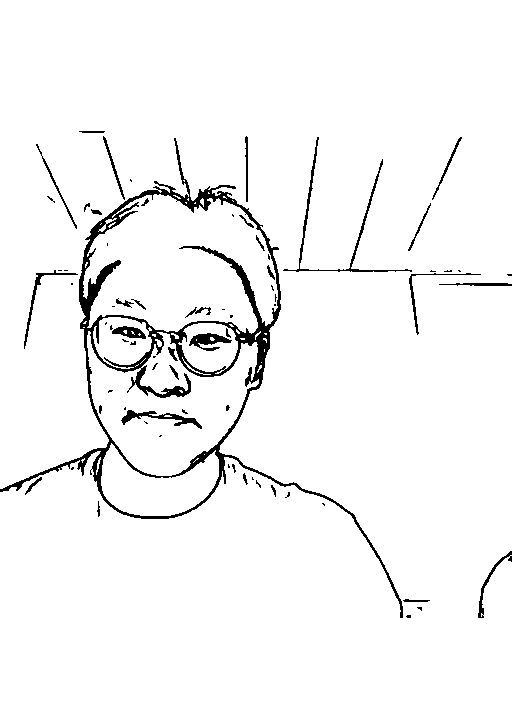
#> input picture phase1_kiosk/confirmed_outputs/latest_lineart.png, 512 x 724 px
$ python main.py
#> lines starting #> are read from the running program, lines starting #| are printed output that depends on the picture; after the words box and inside, x2 and y2 are one past the last pixel; in counts of white or black regions, pixels touching at a corner belong together
### phase3_path_planner/extractor.py
"""Phase 3: Vector path extraction from B&W line art images."""

from __future__ import annotations

from dataclasses import dataclass
import math
import time

import cv2
import numpy as np


@dataclass
class ExtractionResult:
    """Result of vector path extraction from a raster line art image."""

    width: int
    height: int
    strokes: list[list[tuple[float, float]]]
    raw_point_count: int
    simplified_point_count: int
    draw_length_px: float
    travel_length_px: float
    elapsed_sec: float
    binary_inv: np.ndarray
    skeleton: np.ndarray


def _binarize_lineart(gray: np.ndarray, threshold: int | None = None, morph_clean: bool = False) -> np.ndarray:
    """Convert grayscale line art (black lines on white bg) to binary foreground (255=line, 0=bg)."""
    if threshold is None:
        _, binary_inv = cv2.threshold(gray, 0, 255, cv2.THRESH_BINARY_INV + cv2.THRESH_OTSU)
    else:
        _, binary_inv = cv2.threshold(gray, threshold, 255, cv2.THRESH_BINARY_INV)

    if morph_clean:
        kernel = np.ones((2, 2), np.uint8)
        binary_inv = cv2.morphologyEx(binary_inv, cv2.MORPH_OPEN, kernel)
    return binary_inv


def _trace_skeleton_strokes(skeleton: np.ndarray) -> list[list[tuple[int, int]]]:
    """Trace 1-pixel-wide skeleton image into continuous (x, y) polylines without dropping junction edges."""
    skel_bin = (skeleton > 0).astype(np.uint8)
    h, w = skel_bin.shape

    ys, xs = np.where(skel_bin == 1)
    nodes = set(zip(xs.tolist(), ys.tolist()))
    if not nodes:
        return []

    dirs = ((0, -1), (1, 0), (0, 1), (-1, 0), (-1, -1), (1, -1), (1, 1), (-1, 1))
    adj: dict[tuple[int, int], list[tuple[int, int]]] = {}
    for x, y in nodes:
        nbrs: list[tuple[int, int]] = []
        for dx, dy in dirs:
            nx, ny = x + dx, y + dy
            if 0 <= nx < w and 0 <= ny < h and skel_bin[ny, nx]:
                nbrs.append((nx, ny))
        adj[(x, y)] = nbrs

    used_edges: set[tuple[tuple[int, int], tuple[int, int]]] = set()

    def make_edge(a: tuple[int, int], b: tuple[int, int]) -> tuple[tuple[int, int], tuple[int, int]]:
        return (a, b) if a <= b else (b, a)

    def walk_edge(start: tuple[int, int], nxt: tuple[int, int]) -> list[tuple[int, int]]:
        chain = [start, nxt]
        used_edges.add(make_edge(start, nxt))
        prev, cur = start, nxt
        while len(adj[cur]) == 2:
            n0, n1 = adj[cur]
            cand = n1 if n0 == prev else n0
            e = make_edge(cur, cand)
            if e in used_edges:
                break
            used_edges.add(e)
            chain.append(cand)
            prev, cur = cur, cand
            if cur == start:
                break
        return chain

    strokes: list[list[tuple[int, int]]] = []

    non_regular = sorted(
        (n for n, nbrs in adj.items() if len(nbrs) != 2),
        key=lambda n: (len(adj[n]), n[1], n[0]),
    )
    for node in non_regular:
        for nbr in adj[node]:
            if make_edge(node, nbr) not in used_edges:
                strokes.append(walk_edge(node, nbr))

    for node in sorted(nodes, key=lambda n: (n[1], n[0])):
        for nbr in adj[node]:
            if make_edge(node, nbr) not in used_edges:
                strokes.append(walk_edge(node, nbr))

    return strokes


def _extract_thick_region_contours(binary_inv: np.ndarray, min_half_width: float = 1.8) -> list[list[tuple[int, int]]]:
    """Extract contours of thick/filled regions (eyes, lips, bold hair strokes) to preserve line weight."""
    dist = cv2.distanceTransform(binary_inv, cv2.DIST_L2, 5)
    thick_seed = (dist >= min_half_width).astype(np.uint8) * 255
    if not np.any(thick_seed):
        return []

    # Expand seeds slightly to recover the boundary of thick strokes only
    kernel = cv2.getStructuringElement(cv2.MORPH_ELLIPSE, (5, 5))
    thick_mask = cv2.dilate(thick_seed, kernel, iterations=1)
    thick_region = cv2.bitwise_and(binary_inv, thick_mask)

    contours, _ = cv2.findContours(thick_region, cv2.RETR_LIST, cv2.CHAIN_APPROX_NONE)
    out: list[list[tuple[int, int]]] = []
    for cnt in contours:
        if len(cnt) < 6:
            continue
        pts = [(int(p[0][0]), int(p[0][1])) for p in cnt]
        pts.append(pts[0])
        out.append(pts)
    return out


def _polyline_length(points: list[tuple[float, float]]) -> float:
    total = 0.0
    for i in range(1, len(points)):
        total += math.hypot(points[i][0] - points[i - 1][0], points[i][1] - points[i - 1][1])
    return total


def _bridge_close_strokes(
    strokes: list[list[tuple[float, float]]],
    max_gap_px: float = 4.5,
) -> list[list[tuple[float, float]]]:
    """Merge open strokes whose endpoints are within max_gap_px to reduce fragmented gaps."""
    if max_gap_px <= 0 or len(strokes) < 2:
        return strokes

    pool = [list(s) for s in strokes]
    merged: list[list[tuple[float, float]]] = []

    while pool:
        cur = pool.pop(0)
        # Do not merge closed loops
        if len(cur) >= 3 and math.hypot(cur[0][0] - cur[-1][0], cur[0][1] - cur[-1][1]) < 1.5:
            merged.append(cur)
            continue

        changed = True
        while changed and pool:
            changed = False
            best_i = -1
            best_dist = max_gap_px
            mode = ""  # end->start, end->end, start->start, start->end

            cx0, cy0 = cur[0]
            cx1, cy1 = cur[-1]

            for i, cand in enumerate(pool):
                if len(cand) >= 3 and math.hypot(cand[0][0] - cand[-1][0], cand[0][1] - cand[-1][1]) < 1.5:
                    continue
                ax0, ay0 = cand[0]
                ax1, ay1 = cand[-1]

                checks = (
                    (math.hypot(cx1 - ax0, cy1 - ay0), "e_s"),
                    (math.hypot(cx1 - ax1, cy1 - ay1), "e_e"),
                    (math.hypot(cx0 - ax1, cy0 - ay1), "s_e"),
                    (math.hypot(cx0 - ax0, cy0 - ay0), "s_s"),
                )
                for d, m in checks:
                    if d < best_dist:
                        best_dist = d
                        best_i = i
                        mode = m

            if best_i >= 0:
                nxt = pool.pop(best_i)
                if mode == "e_s":
                    cur = cur + nxt
                elif mode == "e_e":
                    cur = cur + list(reversed(nxt))
                elif mode == "s_e":
                    cur = nxt + cur
                elif mode == "s_s":
                    cur = list(reversed(nxt)) + cur
                changed = True

        merged.append(cur)

    return merged


def _chaikin_smooth(points: list[tuple[float, float]], iterations: int = 2) -> list[tuple[float, float]]:
    """Smooth jagged pixel staircases using Chaikin's corner-cutting algorithm."""
    if iterations <= 0 or len(points) < 3:
        return points

    is_closed = math.hypot(points[0][0] - points[-1][0], points[0][1] - points[-1][1]) < 1.5
    pts = list(points[:-1]) if is_closed else list(points)

    for _ in range(iterations):
        if len(pts) < 3:
            break
        new_pts: list[tuple[float, float]] = []
        if not is_closed:
            new_pts.append(pts[0])
        n = len(pts)
        limit = n if is_closed else n - 1
        for i in range(limit):
            p0 = pts[i]
            p1 = pts[(i + 1) % n]
            q = (0.75 * p0[0] + 0.25 * p1[0], 0.75 * p0[1] + 0.25 * p1[1])
            r = (0.25 * p0[0] + 0.75 * p1[0], 0.25 * p0[1] + 0.75 * p1[1])
            new_pts.extend((q, r))
        if not is_closed:
            new_pts.append(pts[-1])
        pts = new_pts

    if is_closed and pts:
        pts.append(pts[0])
    return pts


def _simplify_and_filter(
    raw_strokes: list[list[tuple[int, int]]],
    epsilon: float,
    min_length_px: float,
    min_points: int,
    bridge_gap_px: float = 4.5,
    smooth_iterations: int = 2,
) -> tuple[list[list[tuple[float, float]]], int, int]:
    """Bridge small gaps, smooth staircases, simplify with Douglas-Peucker, and filter noise."""
    raw_count = sum(len(s) for s in raw_strokes)
    float_strokes = [[(float(x), float(y)) for x, y in s] for s in raw_strokes if len(s) >= 2]
    bridged = _bridge_close_strokes(float_strokes, max_gap_px=bridge_gap_px)

    filtered: list[list[tuple[float, float]]] = []
    for stroke in bridged:
        if _polyline_length(stroke) < min_length_px:
            continue
        smoothed = _chaikin_smooth(stroke, iterations=smooth_iterations)
        is_closed = len(smoothed) >= 3 and math.hypot(smoothed[0][0] - smoothed[-1][0], smoothed[0][1] - smoothed[-1][1]) < 1.0
        arr = np.array(smoothed[:-1] if is_closed else smoothed, dtype=np.float32).reshape(-1, 1, 2)
        approx = cv2.approxPolyDP(arr, epsilon=epsilon, closed=is_closed)
        pts = [(float(p[0][0]), float(p[0][1])) for p in approx]
        if is_closed and len(pts) >= 2:
            pts.append(pts[0])

        if len(pts) < min_points or _polyline_length(pts) < min_length_px:
            continue
        filtered.append(pts)

    simplified_count = sum(len(s) for s in filtered)
    return filtered, raw_count, simplified_count


def _order_strokes_tsp(strokes: list[list[tuple[float, float]]]) -> tuple[list[list[tuple[float, float]]], float]:
    """Order strokes using nearest-neighbor TSP heuristic (checking both start and end)."""
    if not strokes:
        return [], 0.0

    remaining = list(range(len(strokes)))
    best_idx = min(
        remaining,
        key=lambda idx: min(
            math.hypot(strokes[idx][0][0], strokes[idx][0][1]),
            math.hypot(strokes[idx][-1][0], strokes[idx][-1][1]),
        ),
    )
    remaining.remove(best_idx)
    first = strokes[best_idx]
    if math.hypot(first[-1][0], first[-1][1]) < math.hypot(first[0][0], first[0][1]):
        first = list(reversed(first))

    ordered = [first]
    cur_x, cur_y = first[-1]
    travel_dist = 0.0

    while remaining:
        best_pos = 0
        best_dist = float("inf")
        reverse_flag = False

        for pos, idx in enumerate(remaining):
            s = strokes[idx]
            d_start = math.hypot(s[0][0] - cur_x, s[0][1] - cur_y)
            d_end = math.hypot(s[-1][0] - cur_x, s[-1][1] - cur_y)
            if d_start < best_dist:
                best_dist = d_start
                best_pos = pos
                reverse_flag = False
            if d_end < best_dist:
                best_dist = d_end
                best_pos = pos
                reverse_flag = True

        chosen_idx = remaining.pop(best_pos)
        chosen = list(reversed(strokes[chosen_idx])) if reverse_flag else strokes[chosen_idx]
        ordered.append(chosen)
        travel_dist += best_dist
        cur_x, cur_y = chosen[-1]

    return ordered, travel_dist


def extract_vector_paths(
    image_path: str,
    epsilon: float = 0.45,
    min_length_px: float = 2.5,
    min_points: int = 2,
    threshold: int | None = None,
    morph_clean: bool = False,
    preserve_thick_contours: bool = True,
    bridge_gap_px: float = 4.5,
    smooth_iterations: int = 2,
) -> ExtractionResult:
    """Extract ordered, smooth vector strokes preserving thin lines and thick feature contours."""
    t0 = time.perf_counter()
    gray = cv2.imread(image_path, cv2.IMREAD_GRAYSCALE)
    if gray is None:
        raise FileNotFoundError(f"이미지를 읽을 수 없습니다: {image_path}")

    h, w = gray.shape
    binary_inv = _binarize_lineart(gray, threshold=threshold, morph_clean=morph_clean)
    skeleton = cv2.ximgproc.thinning(binary_inv, thinningType=cv2.ximgproc.THINNING_ZHANGSUEN)

    raw_strokes = _trace_skeleton_strokes(skeleton)
    if preserve_thick_contours:
        thick_contours = _extract_thick_region_contours(binary_inv, min_half_width=1.8)
        raw_strokes.extend(thick_contours)

    simplified, raw_cnt, simp_cnt = _simplify_and_filter(
        raw_strokes,
        epsilon=epsilon,
        min_length_px=min_length_px,
        min_points=min_points,
        bridge_gap_px=bridge_gap_px,
        smooth_iterations=smooth_iterations,
    )
    ordered, travel_px = _order_strokes_tsp(simplified)
    draw_px = sum(_polyline_length(s) for s in ordered)
    elapsed = time.perf_counter() - t0

    return ExtractionResult(
        width=w,
        height=h,
        strokes=ordered,
        raw_point_count=raw_cnt,
        simplified_point_count=simp_cnt,
        draw_length_px=draw_px,
        travel_length_px=travel_px,
        elapsed_sec=elapsed,
        binary_inv=binary_inv,
        skeleton=skeleton,
    )

### phase3_path_planner/visualize.py
"""Visualization utilities to inspect extracted vector paths vs original line art."""

from __future__ import annotations

from pathlib import Path

import cv2
import matplotlib

matplotlib.use("Agg")
import matplotlib.pyplot as plt
import numpy as np

from extractor import ExtractionResult


def render_pure_vector_image(result: ExtractionResult, out_path: Path, line_thickness: int = 1) -> Path:
    """Render extracted vector strokes smoothly onto a white canvas (2x supersampled AA)."""
    scale = 2
    canvas = np.full((result.height * scale, result.width * scale, 3), 255, dtype=np.uint8)
    scaled_thickness = max(1, line_thickness)
    for stroke in result.strokes:
        pts = np.array([[round(x * scale), round(y * scale)] for x, y in stroke], dtype=np.int32).reshape(-1, 1, 2)
        cv2.polylines(canvas, [pts], isClosed=False, color=(0, 0, 0), thickness=scaled_thickness, lineType=cv2.LINE_AA)
    out = cv2.resize(canvas, (result.width, result.height), interpolation=cv2.INTER_AREA)
    out_path.parent.mkdir(parents=True, exist_ok=True)
    cv2.imwrite(str(out_path), out)
    return out_path


def render_comparison_sheet(
    original_image_path: str,
    result: ExtractionResult,
    out_path: Path,
) -> Path:
    """Save a 3-panel visual comparison: Original | 1px Skeleton | Vector Strokes + Pen-Up Path."""
    orig = cv2.imread(original_image_path, cv2.IMREAD_GRAYSCALE)
    if orig is None:
        raise FileNotFoundError(f"원본 이미지를 읽을 수 없습니다: {original_image_path}")

    fig, axes = plt.subplots(1, 3, figsize=(16, 7), dpi=150)

    # Panel 1: Original B&W line art
    axes[0].imshow(orig, cmap="gray", vmin=0, vmax=255)
    axes[0].set_title(f"1. Input Line Art ({result.width}x{result.height})", fontsize=11)
    axes[0].axis("off")

    # Panel 2: 1px thinned skeleton (inverted so lines are black on white)
    axes[1].imshow(255 - result.skeleton, cmap="gray", vmin=0, vmax=255)
    axes[1].set_title(f"2. Thinned 1px Skeleton\n(raw pts: {result.raw_point_count:,})", fontsize=11)
    axes[1].axis("off")

    # Panel 3: Vector strokes colored by TSP order + red dashed pen-up moves
    ax = axes[2]
    ax.set_xlim(0, result.width)
    ax.set_ylim(result.height, 0)
    ax.set_aspect("equal")
    ax.set_facecolor("white")

    cmap = plt.get_cmap("viridis")
    n = max(len(result.strokes), 1)
    for idx, stroke in enumerate(result.strokes):
        xs = [p[0] for p in stroke]
        ys = [p[1] for p in stroke]
        color = cmap(idx / max(n - 1, 1))
        ax.plot(xs, ys, color=color, linewidth=1.2)

        if idx > 0:
            prev_end = result.strokes[idx - 1][-1]
            ax.plot(
                [prev_end[0], xs[0]],
                [prev_end[1], ys[0]],
                color="red",
                linestyle="--",
                linewidth=0.5,
                alpha=0.45,
            )

    reduction_pct = (
        (1.0 - result.simplified_point_count / result.raw_point_count) * 100.0
        if result.raw_point_count > 0
        else 0.0
    )
    ax.set_title(
        f"3. Vector Strokes ({len(result.strokes)} strokes, {result.simplified_point_count:,} pts, "
        f"-{reduction_pct:.1f}%)\nRed dashed = Pen-Up travel | Time = {result.elapsed_sec:.3f}s",
        fontsize=10,
    )
    ax.set_xticks([])
    ax.set_yticks([])

    plt.tight_layout()
    out_path.parent.mkdir(parents=True, exist_ok=True)
    fig.savefig(str(out_path), bbox_inches="tight")
    plt.close(fig)
    return out_path

### phase3_path_planner/main.py
"""CLI entrypoint for Phase 3 vector path extraction and visual inspection."""

from __future__ import annotations

import argparse
from datetime import datetime
import json
from pathlib import Path
import shutil
import sys

BASE_DIR = Path(__file__).resolve().parent
if str(BASE_DIR) not in sys.path:
    sys.path.insert(0, str(BASE_DIR))

from extractor import extract_vector_paths  # noqa: E402
from visualize import render_comparison_sheet, render_pure_vector_image  # noqa: E402


def _archive_previous_outputs(out_dir: Path, keep_names: set[str]) -> int:
    """Move previous output files (excluding current targets) into out_dir/history/."""
    if not out_dir.is_dir():
        return 0
    history_dir = out_dir / "history"
    moved = 0
    stamp = datetime.now().strftime("%Y%m%d_%H%M%S")
    for item in sorted(out_dir.iterdir()):
        if not item.is_file() or item.name in keep_names:
            continue
        history_dir.mkdir(parents=True, exist_ok=True)
        dest = history_dir / item.name
        if dest.exists():
            dest = history_dir / f"{item.stem}_{stamp}{item.suffix}"
        shutil.move(str(item), str(dest))
        moved += 1
    return moved


def main() -> None:
    root_dir = BASE_DIR.parent
    default_input = root_dir / "phase1_kiosk" / "confirmed_outputs" / "latest_lineart.png"
    default_out_dir = BASE_DIR / "outputs"

    parser = argparse.ArgumentParser(description="Phase 3: Extract vector strokes and render visual outputs.")
    parser.add_argument("--input", type=Path, default=default_input, help="입력 흑백 라인아트 이미지 경로")
    parser.add_argument("--out-dir", type=Path, default=default_out_dir, help="결과 저장 디렉토리")
    parser.add_argument("--epsilon", type=float, default=0.45, help="approxPolyDP 허용 오차 (px)")
    parser.add_argument("--min-length", type=float, default=2.5, help="최소 선 길이 (px)")
    parser.add_argument("--thickness", type=int, default=1, help="순수 벡터 이미지 선 두께 (px)")
    parser.add_argument("--bridge-gap", type=float, default=4.5, help="끊어진 끝점 자동 연결 최대 거리 (px)")
    parser.add_argument("--smooth", type=int, default=2, help="Chaikin 곡선 스무딩 반복 횟수")
    parser.add_argument("--no-thick-contours", action="store_true", help="굵은 영역 외곽선 보존 비활성화")
    parser.add_argument("--morph-clean", action="store_true", help="미세 잡티 제거용 모폴로지 연산 적용")
    args = parser.parse_args()

    result = extract_vector_paths(
        image_path=str(args.input),
        epsilon=args.epsilon,
        min_length_px=args.min_length,
        morph_clean=args.morph_clean,
        preserve_thick_contours=not args.no_thick_contours,
        bridge_gap_px=args.bridge_gap,
        smooth_iterations=args.smooth,
    )
#> in extract_vector_paths, `skeleton = cv2.ximgproc.thinning(binary_inv, thinningType=cv2.ximgproc..`:
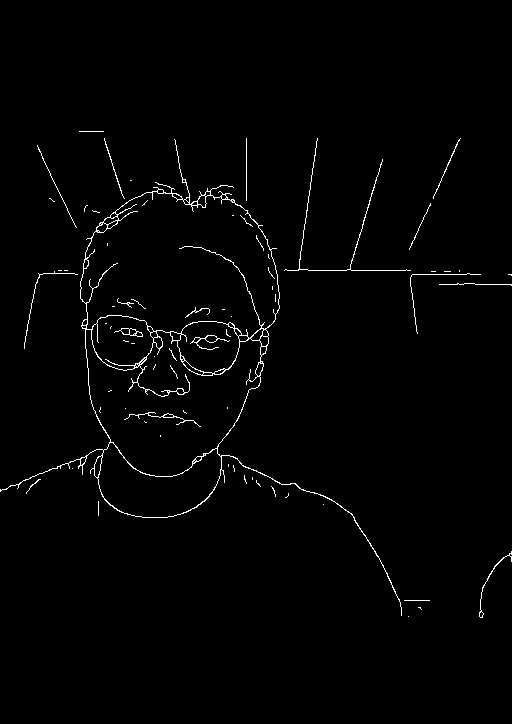
#> skeleton: shape (724, 512); 1.4% white in thin lines or dots, all inside (x1, y1, x2, y2) = (0, 131, 512, 618)
#> in _trace_skeleton_strokes, `ys, xs = np.where(skel_bin == 1)`: ys = 5149 values from 131 to 617; xs = 5149 values, max 511 at index 1811, min 0 at index 4612, mean 211.5
#> in _trace_skeleton_strokes, `nodes = set(zip(xs.tolist(), ys.tolist()))`: nodes = 5149 items
#> the loop in _trace_skeleton_strokes, `for x, y in nodes:` made 5149 passes
#> (x, y) on passes 1 to 3: (444, 274), (172, 340), (83, 268)
#> in _trace_skeleton_strokes, `non_regular = sorted( (n for n, nbrs in adj.items() if len(nbrs) != 2)..`: non_regular = 2344 pairs, first value 0 to 511, second value 131 to 617
#> the loop in _trace_skeleton_strokes, `for node in non_regular:` made 2344 passes
#> after the loop in _trace_skeleton_strokes, `for node in non_regular:`: strokes = 3669 items
#> the loop in _trace_skeleton_strokes, `for node in sorted(nodes, key=lambda n: (n[1], n[0])):` made 5149 passes
#> node on passes 1 to 3: (79, 131), (80, 131), (81, 131)
#> in _extract_thick_region_contours, `dist = cv2.distanceTransform(binary_inv, cv2.DIST_L2, 5)`:
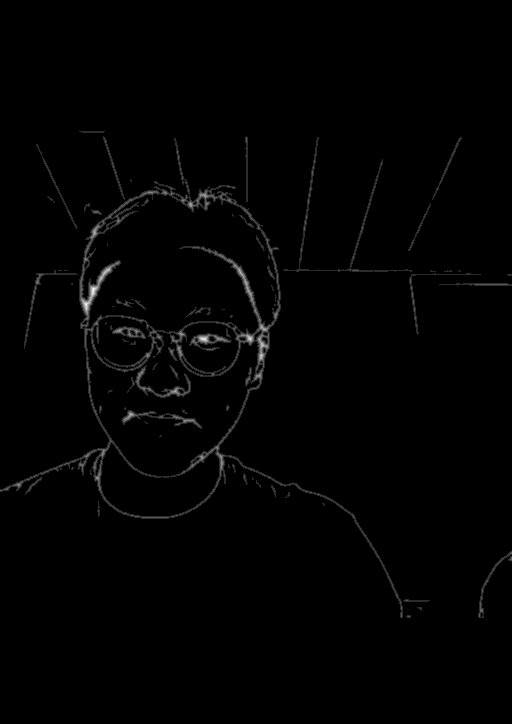
#> dist: shape (724, 512) float32; min 0, max 5.79, mean 0.0539; drawn with min black and max white
#> in _extract_thick_region_contours, `thick_seed = (dist >= min_half_width).astype(np.uint8) * 255`:
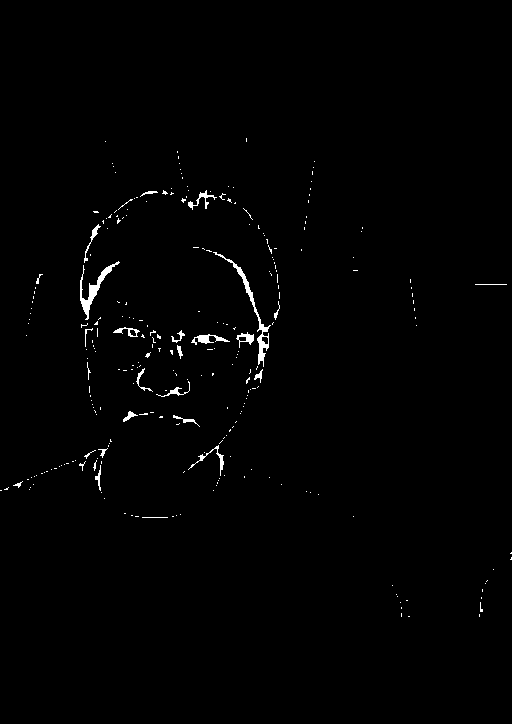
#> thick_seed: shape (724, 512); 0.9% white; 270 white regions (244 under 20 px), largest, box (x1, y1, x2, y2) and area: (213, 252, 271, 367) 541, (80, 261, 120, 320) 457, (191, 334, 230, 345) 173
#> (the rest of the program and of its run is left out)
